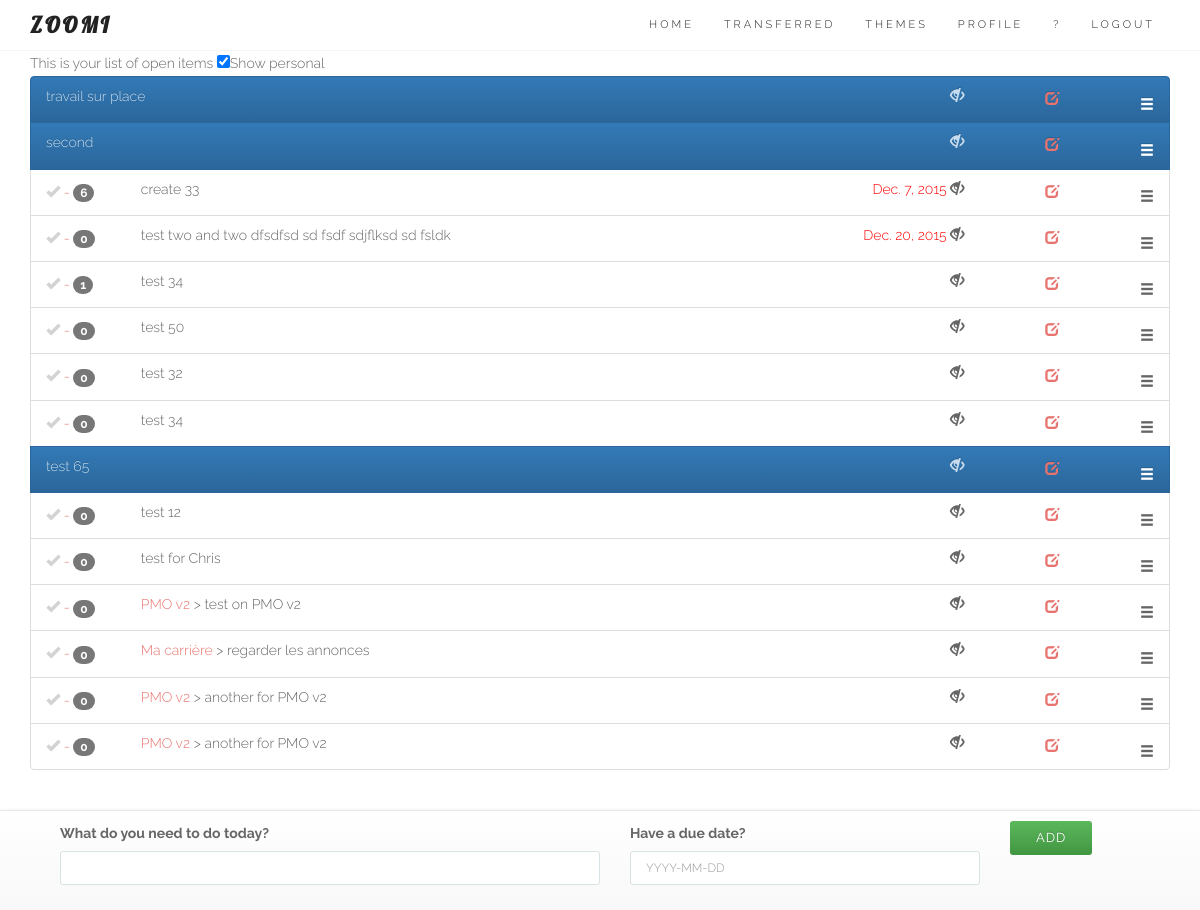
Before: / (signed in) with the older database file.
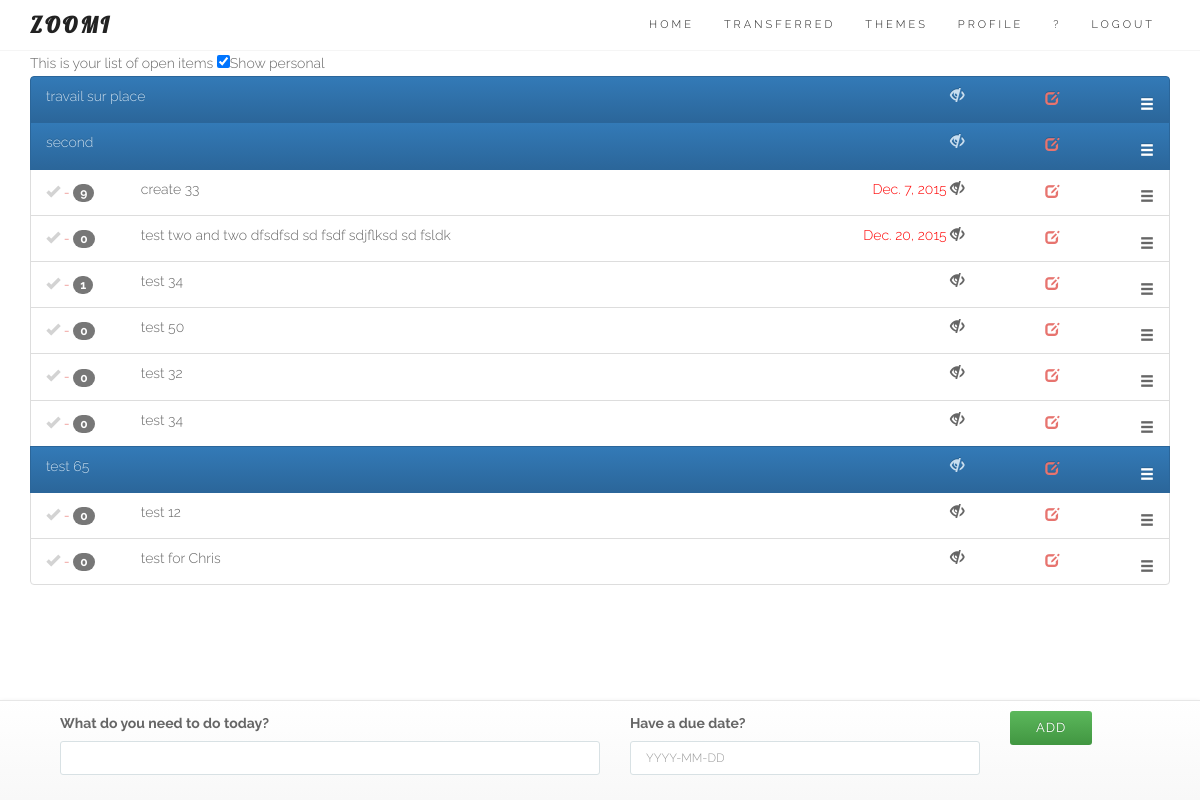
After: the same page with the newer database file.
### core/models.py (models this page shows, shortened)
class Entry(models.Model):
	user = models.ForeignKey(User)
	name = models.CharField(max_length=100)
	data = models.CharField(max_length=200, blank=True)
	order = models.IntegerField(default=1000)
	duedate = models.DateField(null=True, blank=True)
	done = models.BooleanField(default=False) # 0 = to do / 1 = completed
	impediment = models.BooleanField(default=False) # 0 = No / 1 = Yes
	transfered = models.BooleanField(default=False) # 0 = No / 1 = Yes = no longer in your List
	personal = models.BooleanField(default=False) # 0 = No / 1 = Yes
	assignees = models.ManyToManyField(User, related_name='assignees',blank=True)
	section = models.BooleanField(default=False) # 0 = No / 1 = Yes
	created_at = models.DateTimeField(auto_now_add=True)
	completed_on = models.DateTimeField(null=True, blank=True)
	theme = models.ForeignKey(Theme, null=True, blank=True)
	class Meta:
		ordering = ['order']
		verbose_name_plural = "entries"
	def __str__(self):
		return str(self.name)
	def update_entry_url(self):
		return reverse (viewname="detail", args=[self.id])
	def update_modal_entry_url(self):
		return reverse (viewname="entrymodal", args=[self.id])
	def comment_entry_url(self):
		return reverse (viewname="commentlist", args=[self.id])
	def theme_entry_url(self):
		return reverse (viewname="themedetails", args=[self.theme.id])

class Theme(models.Model):
	user = models.ForeignKey(User)
	name = models.CharField(max_length=100, null=True, blank=True)
	created_at = models.DateTimeField(auto_now_add=True)
	def __str__(self):
		return str(self.name)

### core/views.py (the view, shortened to what this page needs)
# urls.py: url(r'^$', login_required(coreviews.EntryListAppendViewBS.as_view()), name='entrylistBS'), # Bootstrap test
class EntryListAppendViewBS(ListAppendView):
	model = coremodels.Entry
	template_name = 'entry/listBS.html'
	context_object_name = 'entry'
	hide_sortable = ""
	def get_queryset(self):
		return coremodels.Entry.objects.filter(Q(user=self.request.user, transfered=0) | Q(assignees=self.request.user), done=False).order_by('order')

### core/models.py
class EntryCreateForm(ModelForm):
	class Meta:
		model = Entry
		fields = ['name','duedate'] # the form on the homepage
	def __init__(self, *args, **kwargs): # current_business, as parameter (cf Creeam)
		super(EntryCreateForm, self).__init__(*args, **kwargs)
		self.fields['name'].label = "What do you need to do today?"
		self.fields['duedate'].label = "Have a due date?"
		self.fields['duedate'].widget.attrs['placeholder'] = "YYYY-MM-DD"
		self.fields['name'].widget.attrs['autofocus'] = "on"

### core/models.py (called while the page is built)
	def get(self, request, *args, **kwargs):
		self.object_list = self.get_queryset()
		allow_empty = self.get_allow_empty()
		if not allow_empty and len(self.object_list) == 0:
			raise Http404(_(u"Empty list and '%(class_name)s.allow_empty' is False.")
							% {'class_name': self.__class__.__name__})
		self.object = None
		form_class = self.get_form_class()
		form = self.get_form(form_class)
		context = self.get_context_data(object_list=self.object_list, form=form)
		return self.render_to_response(context)

### templates/entry/listBS.html (shortened to what this page needs)
{% extends "base/theme.html" %}
{% load sitegate %}
{% load staticfiles %}
{% block page_sub_title %}
<form>
This is your list of open items
<input type='checkbox' class='showpersonal' checked="checked">Show personal</input>
</form>
{% endblock %}
{% block content %}
<link rel="stylesheet" href="{% static "css/zoomi.css" %}">
<section id="services">
	<div class="container">
		<div class="row ">
			<div class="col-lg-12 text-center">
						<ul id="todo_list_BS">
						   	{% for objects in object_list %}
{% block detail %}
									{% include 'entry/detailsBS.html' %}
{% endblock %}
							{% endfor %}
						</ul>
			</div>
		</div>
	</div>
</section>
{% endblock %}
{% block footer %}
	<footer class="navbar navbar-default navbar-fixed-bottom footerform">
		<div class="container">
			{% include 'entry/create.html' %}
		</div>
	</footer>
{% endblock %}

### templates/entry/detailsBS.html (shortened to what this page needs)
								<li id="entry_{{ objects.id }}" class="list-group-item {% if objects.section == 1 %}active{% endif %} {% if objects.personal == 1 %}personal{% endif %}">
								  	<div class="row">
										<div class="{% if objects.section == 1 %}hidden-xs hidden-sm hidden-md{% else %}col-xs-1 col-sm-1 col-md-1{% endif %}">
								   			<span class="{% if objects.section == 0 %}glyphicon glyphicon-ok entrycheckmark{% endif %} {% if objects.done == 1 %}completed{% else %}todo{% endif %}" onclick="EntryComplete({{ objects.id }})"> </span>
								   			 {% if objects.section == 0 %}
								   			 	<a href="{{ objects.comment_entry_url }}"> - <span class="badge">{{ objects.comment_set.count }}</span></a>
								   			 {% endif %}
								   		</div>
								   		<div class="col-xs-9 col-sm-6 col-md-6 text-left">
								   			<p class="list-group-item-text">
								   				{% if objects.theme %}
								   					<a href="{{ objects.theme_entry_url }}">{{ objects.theme }}</a> >
								   				{% endif %}
								   				{{ objects|truncatewords:10 }}</p>
								   		</div>
								   		{% if objects.section == 1 %}
											<div class="col-xs-1 col-sm-1 col-md-1"></div>
										{% endif %}
								   		<div class="hidden-xs col-sm-3 col-md-3 text-right">
								   			<p class="list-group-item-text">
										        {% if objects.duedate %}
										            <span class="switchable
										                {% if objects.duedate|timesince >= "1 min" %}
										                overdue
										                {% endif %}
										                ">
										                {{ objects.duedate }}
										            </span>
										        {% endif %}
										        <span class="glyphicon glyphicon-eye-close switch">
								   			</p>
									    </div>
								   		<div class="hidden-xs col-sm-1 col-md-1 text-right">
													<a href="{{ objects.update_entry_url }}">
														<span class="glyphicon glyphicon-edit">
													</a>
									    </div>
								   		<div class="col-xs-1 col-sm-1 col-md-1 text-right">
								   				<span class="glyphicon glyphicon-menu-hamburger selector {{ view.hide_sortable }}">
									    </div>
									</div>
								</li>

Changed rows visible on the page:
no longer on this page (row edited): Entry: section False (drawn), comment_set.count "0", theme "PMO v2", name "test on PMO v2"
no longer on this page (row edited): Entry: section False (drawn), comment_set.count "0", theme "Ma carrière", name "regarder les annonces"
no longer on this page (row edited): Entry: section False (drawn), comment_set.count "0", theme "PMO v2", name "another for PMO v2"
no longer on this page (row edited): Entry: section False (drawn), comment_set.count "0", theme "PMO v2", name "another for PMO v2"
computed for Entry "create 33": comment_set.count "6" → "9"
